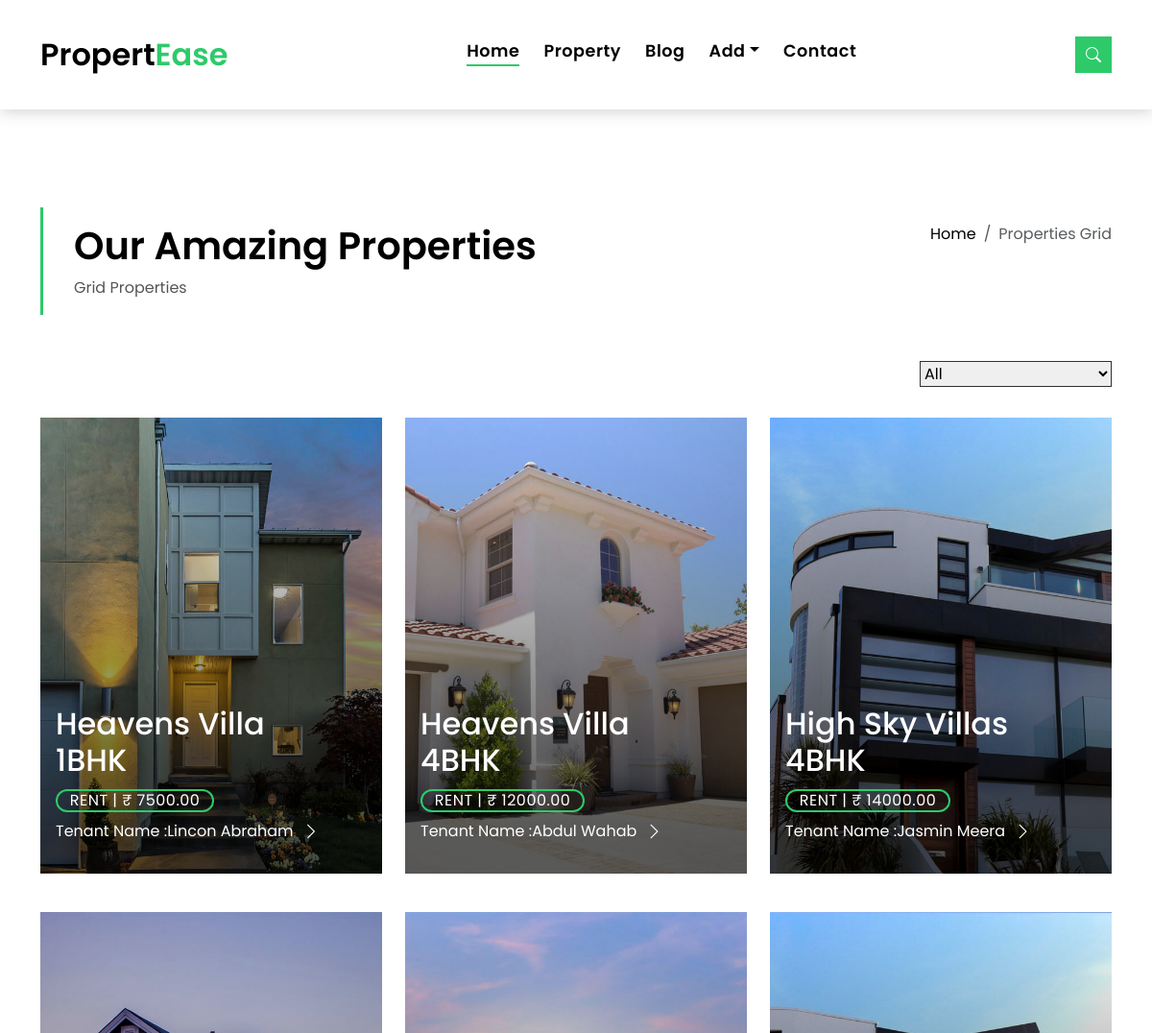
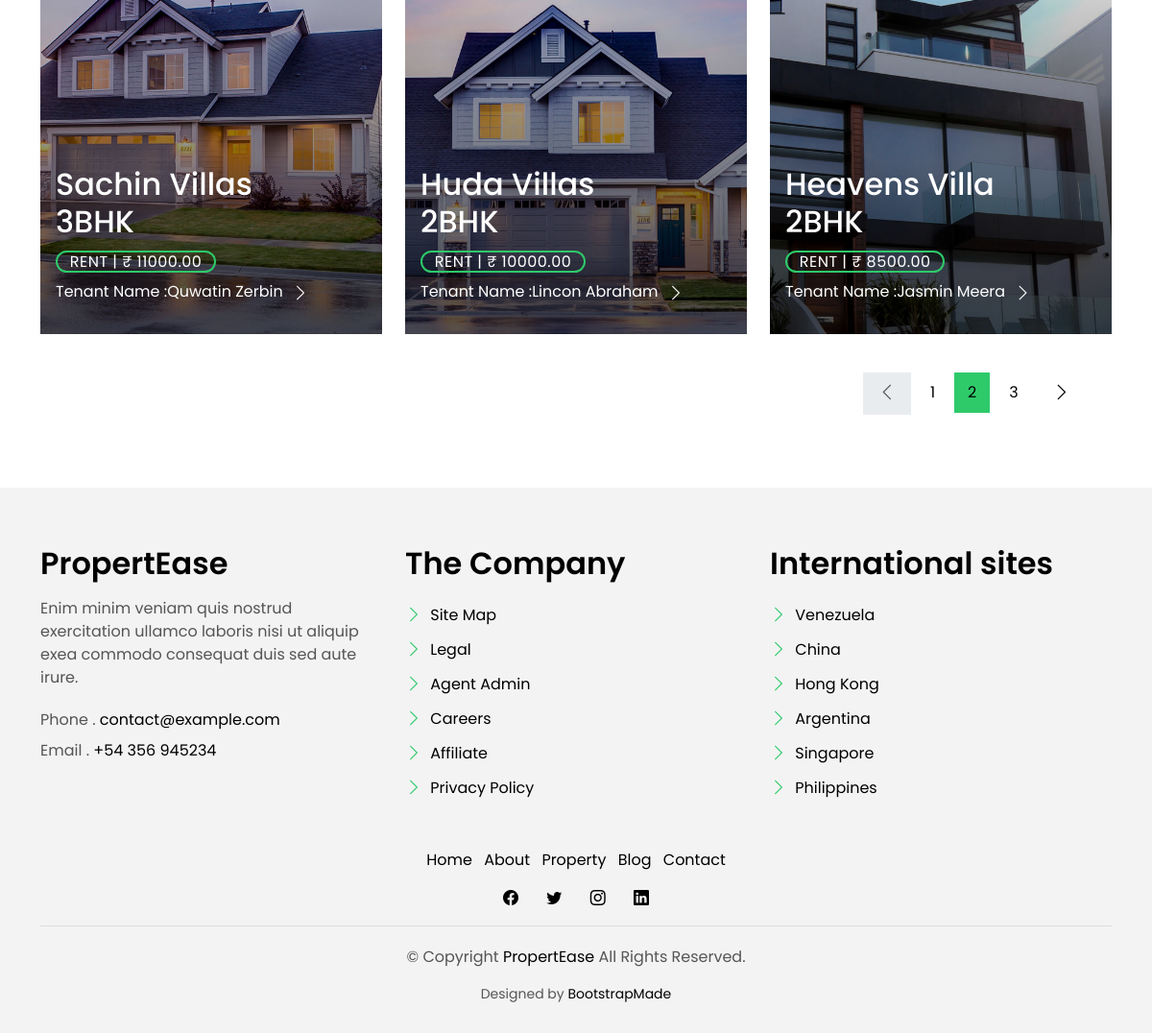
Page /view_property/ on the committed database (2 pictures, top to bottom).
### app/models.py (models this page shows, shortened)
class Property(models.Model):
    name = models.CharField(max_length=100)
    address = models.CharField(max_length=255)
    location = models.CharField(max_length=100)
    features = models.TextField()

class Unit(models.Model):
    PROPERTY_TYPES = (
        ('1BHK', '1 Bedroom, Hall, Kitchen'),
        ('2BHK', '2 Bedrooms, Hall, Kitchen'),
        ('3BHK', '3 Bedrooms, Hall, Kitchen'),
        ('4BHK', '4 Bedrooms, Hall, Kitchen'),
    )
    image = models.ImageField(upload_to='property_img')
    property = models.ForeignKey(Property, on_delete=models.CASCADE, related_name='units')
    type = models.CharField(max_length=10, choices=PROPERTY_TYPES)
    rent_cost = models.DecimalField(max_digits=10, decimal_places=2)
    is_occupied = models.BooleanField(default=False)

class Tenant(models.Model):
    name = models.CharField(max_length=100)
    photo = models.FileField(upload_to='tenant_photo')
    address = models.TextField()
    document_proof = models.FileField(upload_to='tenant_documents')

### app/views.py (the view)
# urls.py: path('view_property/',view_property, name='view_property'),
def view_property(request):
    tenant_property = TenantUnitAssignment.objects.all()
    pro_name = []
    pro_address = []
    pro_locations = []
    pro_features = []
    unit_image = []
    unit_type = []
    unit_rent_cost = []
    unit_is_occu = []
    tenant_name = []
    t_add =[]
    t_doc = []
    agg_date = []
    rent_date = []
    for i in tenant_property:
        pro_name.append(i.unit.property.name)
        pro_address.append(i.unit.property.address)
        pro_locations.append(i.unit.property.location)
        pro_features.append(i.unit.property.features)
        image=str(i.unit.image).split('/')[-1]
        unit_image.append(image)
        unit_type.append(i.unit.type)
        unit_rent_cost.append(i.unit.rent_cost)
        unit_is_occu.append(i.unit.is_occupied)
        unit_occ = ['Occupied' if value else 'Not Occupied' for value in unit_is_occu]
        tenant_name.append(i.tenant.name)
        t_add.append(i.tenant.address)
        t_doc.append(i.tenant.document_proof)
        agg_date.append(i.agreement_end_date)
        rent_date.append(i.monthly_rent_date)
    mylist=zip(pro_name,pro_address,pro_locations,pro_features,
               unit_image,unit_type,unit_rent_cost,unit_occ
               ,tenant_name,t_add,t_doc,agg_date,rent_date)
    return render(request,'property-grid.html',{'tenant_property':mylist})

### app/templates/property-grid.html (shortened to what this page needs)
<!DOCTYPE html>
<html lang="en">
{% load static %}
<head>
  <link href="{% static 'assets/vendor/animate.css/animate.min.css' %}" rel="stylesheet">
  <link href="{% static 'assets/vendor/bootstrap/css/bootstrap.min.css' %}" rel="stylesheet">
  <link href="{% static 'assets/vendor/bootstrap-icons/bootstrap-icons.css' %}" rel="stylesheet">
  <link href="{% static 'assets/vendor/swiper/swiper-bundle.min.css' %}" rel="stylesheet">
  <link href="{% static 'assets/css/style.css' %}" rel="stylesheet">
</head>
<body>
  <nav class="navbar navbar-default navbar-trans navbar-expand-lg fixed-top">
    <div class="container">
      <a class="navbar-brand text-brand" href="index.html">Propert<span class="color-b">Ease</span></a>
      <div class="navbar-collapse collapse justify-content-center" id="navbarDefault">
        <ul class="navbar-nav">
          <li class="nav-item">
            <a class="nav-link active" href="{% url 'index' %}">Home</a>
          </li>
          <li class="nav-item">
            <a class="nav-link " href="{% url 'view_property' %}">Property</a>
          </li>
          <li class="nav-item">
            <a class="nav-link " href="blog-grid.html">Blog</a>
          </li>
          <li class="nav-item dropdown">
            <a class="nav-link dropdown-toggle" href="#" id="navbarDropdown" role="button" data-bs-toggle="dropdown" aria-haspopup="true" aria-expanded="false">Add</a>
          </li>
          <li class="nav-item">
            <a class="nav-link " href="contact.html">Contact</a>
          </li>
        </ul>
      </div>
      <button type="button" class="btn btn-b-n navbar-toggle-box navbar-toggle-box-collapse" data-bs-toggle="collapse" data-bs-target="#navbarTogglerDemo01">
        <i class="bi bi-search"></i>
      </button>
    </div>
  </nav>
  <main id="main">
    <section class="intro-single">
      <div class="container">
        <div class="row">
          <div class="col-md-12 col-lg-8">
            <div class="title-single-box">
              <h1 class="title-single">Our Amazing Properties</h1>
              <span class="color-text-a">Grid Properties</span>
            </div>
          </div>
          <div class="col-md-12 col-lg-4">
            <nav aria-label="breadcrumb" class="breadcrumb-box d-flex justify-content-lg-end">
              <ol class="breadcrumb">
                <li class="breadcrumb-item">
                  <a href="{% url 'admin-index' %}">Home</a>
                </li>
                <li class="breadcrumb-item active" aria-current="page">
                  Properties Grid
                </li>
              </ol>
            </nav>
          </div>
        </div>
      </div>
    </section>
    <section class="property-grid grid">
      <div class="container">
        <div class="row">
          <div class="col-sm-12">
            <div class="grid-option">
              <form>
                <select class="custom-select">
                  <option selected>All</option>
                </select>
              </form>
            </div>
          </div>
          {% for pn,pa,pl,pf,ui,ut,urc,uo,tn,ta,td,ad,rd in tenant_property %}
          <div class="col-md-4">
            <div class="card-box-a card-shadow">
              <div class="img-box-a">
                <img src="../media/property_img/{{ui}}" alt="" class="img-a img-fluid">
              </div>
              <div class="card-overlay">
                <div class="card-overlay-a-content">
                  <div class="card-header-a">
                    <h2 class="card-title-a">
                      <a href="#">{{pn}}
                        <br/> {{ut}}</a>
                    </h2>
                  </div>
                  <div class="card-body-a">
                    <div class="price-box d-flex">
                      <span class="price-a">rent | ₹ {{urc}}</span>
                    </div>
                    <a href="property-single.html" class="link-a">Tenant Name :{{tn}}
                      <span class="bi bi-chevron-right"></span>
                    </a>
                  </div>
                </div>
              </div>
            </div>
          </div>
          {% endfor %}
        <div class="row">
          <div class="col-sm-12">
            <nav class="pagination-a">
              <ul class="pagination justify-content-end">
                <li class="page-item disabled">
                  <a class="page-link" href="#" tabindex="-1">
                    <span class="bi bi-chevron-left"></span>
                  </a>
                </li>
                <li class="page-item">
                  <a class="page-link" href="#">1</a>
                </li>
                <li class="page-item active">
                  <a class="page-link" href="#">2</a>
                </li>
                <li class="page-item">
                  <a class="page-link" href="#">3</a>
                </li>
                <li class="page-item next">
                  <a class="page-link" href="#">
                    <span class="bi bi-chevron-right"></span>
                  </a>
                </li>
              </ul>
            </nav>
          </div>
        </div>
      </div>
    </section>
  </main>
  <section class="section-footer">
    <div class="container">
      <div class="row">
        <div class="col-sm-12 col-md-4">
          <div class="widget-a">
            <div class="w-header-a">
              <h3 class="w-title-a text-brand">PropertEase</h3>
            </div>
            <div class="w-body-a">
              <p class="w-text-a color-text-a">
                Enim minim veniam quis nostrud exercitation ullamco laboris nisi ut aliquip exea commodo consequat duis
                sed aute irure.
              </p>
            </div>
            <div class="w-footer-a">
              <ul class="list-unstyled">
                <li class="color-a">
                  <span class="color-text-a">Phone .</span> contact@example.com
                </li>
                <li class="color-a">
                  <span class="color-text-a">Email .</span> +54 356 945234
                </li>
              </ul>
            </div>
          </div>
        </div>
        <div class="col-sm-12 col-md-4 section-md-t3">
          <div class="widget-a">
            <div class="w-header-a">
              <h3 class="w-title-a text-brand">The Company</h3>
            </div>
            <div class="w-body-a">
              <div class="w-body-a">
                <ul class="list-unstyled">
                  <li class="item-list-a">
                    <i class="bi bi-chevron-right"></i> <a href="#">Site Map</a>
                  </li>
                  <li class="item-list-a">
                    <i class="bi bi-chevron-right"></i> <a href="#">Legal</a>
                  </li>
                  <li class="item-list-a">
                    <i class="bi bi-chevron-right"></i> <a href="#">Agent Admin</a>
                  </li>
                  <li class="item-list-a">
                    <i class="bi bi-chevron-right"></i> <a href="#">Careers</a>
                  </li>
                  <li class="item-list-a">
                    <i class="bi bi-chevron-right"></i> <a href="#">Affiliate</a>
                  </li>
                  <li class="item-list-a">
                    <i class="bi bi-chevron-right"></i> <a href="#">Privacy Policy</a>
                  </li>
                </ul>
              </div>
            </div>
          </div>
        </div>
        <div class="col-sm-12 col-md-4 section-md-t3">
          <div class="widget-a">
            <div class="w-header-a">
              <h3 class="w-title-a text-brand">International sites</h3>
            </div>
            <div class="w-body-a">
              <ul class="list-unstyled">
                <li class="item-list-a">
                  <i class="bi bi-chevron-right"></i> <a href="#">Venezuela</a>
                </li>
                <li class="item-list-a">
                  <i class="bi bi-chevron-right"></i> <a href="#">China</a>
                </li>
                <li class="item-list-a">
                  <i class="bi bi-chevron-right"></i> <a href="#">Hong Kong</a>
                </li>
                <li class="item-list-a">
                  <i class="bi bi-chevron-right"></i> <a href="#">Argentina</a>
                </li>
                <li class="item-list-a">
                  <i class="bi bi-chevron-right"></i> <a href="#">Singapore</a>
                </li>
                <li class="item-list-a">
                  <i class="bi bi-chevron-right"></i> <a href="#">Philippines</a>
                </li>
              </ul>
            </div>
          </div>
        </div>
      </div>
    </div>
  </section>
  <footer>
    <div class="container">
      <div class="row">
        <div class="col-md-12">
          <nav class="nav-footer">
            <ul class="list-inline">
              <li class="list-inline-item">
                <a href="#">Home</a>
              </li>
              <li class="list-inline-item">
                <a href="#">About</a>
              </li>
              <li class="list-inline-item">
                <a href="#">Property</a>
              </li>
              <li class="list-inline-item">
                <a href="#">Blog</a>
              </li>
              <li class="list-inline-item">
                <a href="#">Contact</a>
              </li>
            </ul>
          </nav>
          <div class="socials-a">
            <ul class="list-inline">
              <li class="list-inline-item">
                <a href="#">
                  <i class="bi bi-facebook" aria-hidden="true"></i>
                </a>
              </li>
              <li class="list-inline-item">
                <a href="#">
                  <i class="bi bi-twitter" aria-hidden="true"></i>
                </a>
              </li>
              <li class="list-inline-item">
                <a href="#">
                  <i class="bi bi-instagram" aria-hidden="true"></i>
                </a>
              </li>
              <li class="list-inline-item">
                <a href="#">
                  <i class="bi bi-linkedin" aria-hidden="true"></i>
                </a>
              </li>
            </ul>
          </div>
          <div class="copyright-footer">
            <p class="copyright color-text-a">
              &copy; Copyright
              <span class="color-a">PropertEase</span> All Rights Reserved.
            </p>
          </div>
          <div class="credits">
            Designed by <a href="https://bootstrapmade.com/">BootstrapMade</a>
          </div>
        </div>
      </div>
    </div>
  </footer>
</body>
</html>

### rows in the picture
Property: tenant_property "Heavens Villa" "Heavens Villa" "Heavens Villa"
Unit: tenant_property "1BHK", tenant_property "7500.00"
Tenant: tenant_property "Lincon Abraham" "Lincon Abraham"
Unit: tenant_property "4BHK", tenant_property "12000.00"
Tenant: tenant_property "Abdul Wahab"
Property: tenant_property "High Sky Villas"
Unit: tenant_property "4BHK", tenant_property "14000.00"
Tenant: tenant_property "Jasmin Meera" "Jasmin Meera"
Property: tenant_property "Sachin Villas"
Unit: tenant_property "3BHK", tenant_property "11000.00"
Tenant: tenant_property "Quwatin Zerbin"
Property: tenant_property "Huda Villas"
Unit: tenant_property "2BHK", tenant_property "10000.00"
Unit: tenant_property "2BHK", tenant_property "8500.00"
